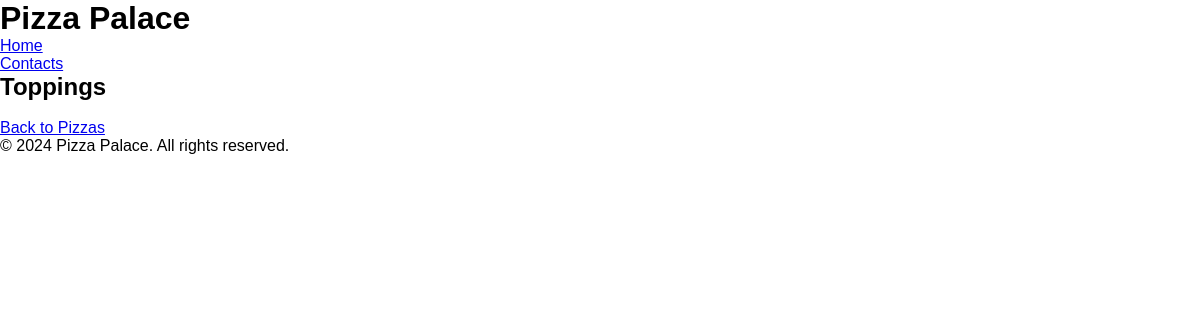
The page /pizzas/vegetarian/ on the database as committed earlier.
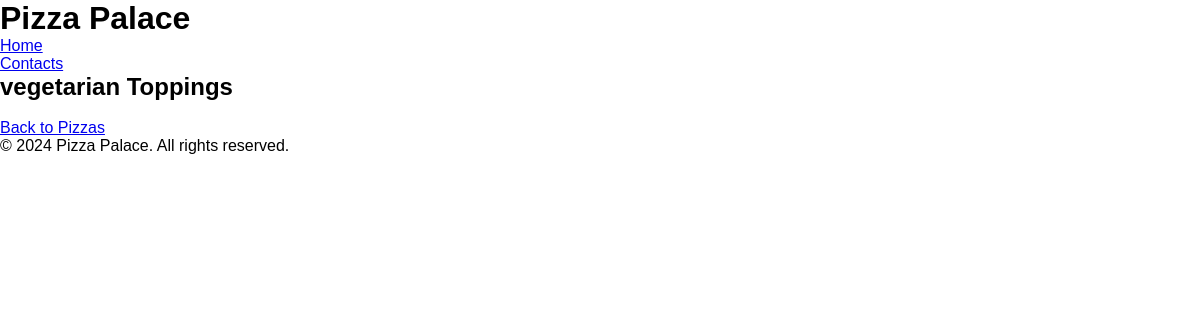
The same page on the database as committed later.
### pizzas/models.py (models this page shows, shortened)
class Pizza(models.Model):
    name = models.CharField(max_length=50)
    description = models.TextField(default='For the love of satisfaction and sweetness')
    class Meta:
        verbose_name_plural = 'pizzas'

### pizzas/views.py (the view)
# urls.py: path('<str:pizza_name>/', views.ToppingView.as_view(), name="topping"),
class ToppingView(DetailView):
    model = Pizza
    template_name = 'pizzas/topping.html'
    context_object_name = 'pizza'
    def get_object(self):
        pizza_name = self.kwargs.get('pizza_name')# added all this mumble  jumble
        return Pizza.objects.filter(name=pizza_name).first()

### pizzas/templates/pizzas/topping.html (shortened to what this page needs)
{% extends 'pizzas/base.html' %}
{% block extra_css %}
    {% load static %}
    <link rel="stylesheet" href="{% static 'css/home.css' %}">
{% endblock %}
{% block content %}
  <h2>{{pizza.name}} Toppings</h2>
  <br>
  <a href="{% url 'pizzas:home' %}">Back to Pizzas</a>
{% endblock %}

Rows that differ between the two databases and show on the page:
added Pizza: name "vegetarian"
